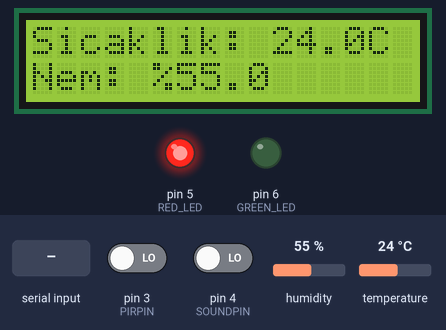
Recording of a sketch running on a simulated Arduino Uno, built with avr-gcc and run on an emulated ATmega328P. Parts: 16×2 character LCD, output pins drawn as LEDs (lit = HIGH). The test bench sets the inputs (shaded band); at power-on: pin 4 (SOUNDPIN) LOW, pin 3 (PIRPIN) LOW, humidity 55 %, temperature 24 °C. What the sketch prints to the serial monitor is not drawn.

Above: at 5.6 s.
5.7 s: pin 4 (SOUNDPIN) driven HIGH
At 6.0 s:
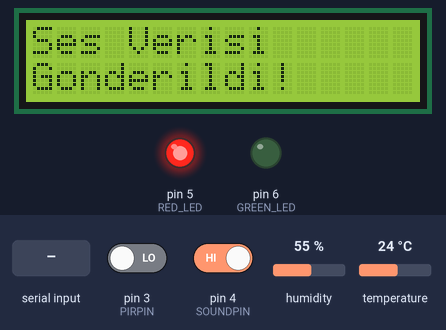
15.2 s: "GREEN_ON\n" received over Serial
At 16.0 s:
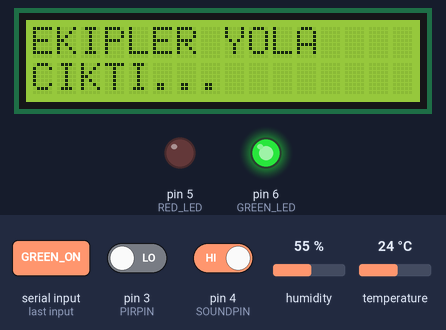
16.7 s: "RESET\n" received over Serial
At 17.5 s:
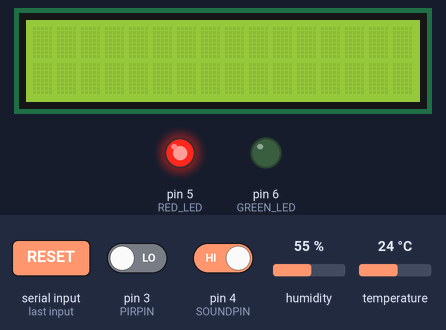
26.5 s: pin 3 (PIRPIN) driven HIGH
At 28.3 s:
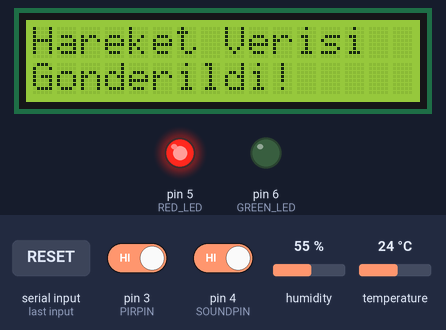
29.5 s: pin 3 (PIRPIN) driven LOW
At 30.8 s:
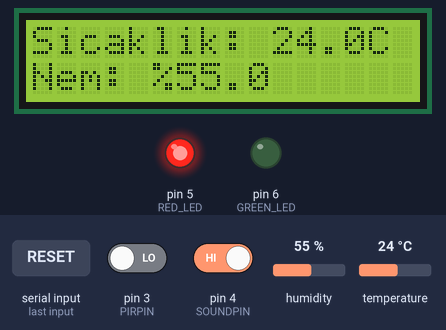
39.2 s: humidity set to 22 %
At 40.7 s:
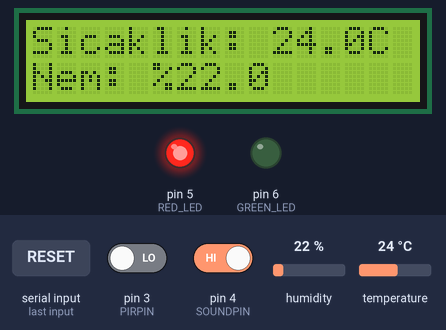
Timing chart, 0 to 42.2 s (numbered marks = the images above; inputs shaded):
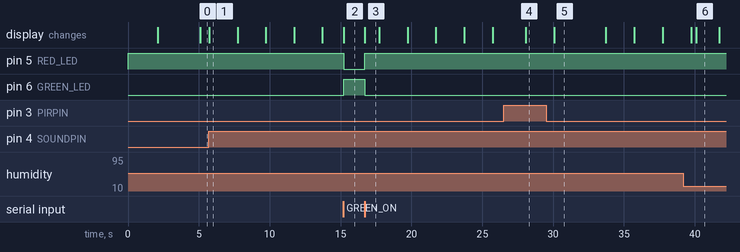

The sketch:

Deprem_Arduino.ino
```cpp
#include <Wire.h>
#include <LiquidCrystal_I2C.h>
#include <DHT.h>

#define DEVICE_ID 1
#define DEVICE_COORD "39.919828, 41.240187"

#define DHTPIN 9
#define PIRPIN 3
#define SOUNDPIN 4
#define RED_LED 5
#define GREEN_LED 6


#define DHTTYPE DHT11


DHT dht(DHTPIN, DHTTYPE);
LiquidCrystal_I2C lcd(0x27, 16, 2);


unsigned long currentMillis = 0;


unsigned long sensorReadTimer = 0;
const long sensorInterval = 5000;


unsigned long lastSoundTime = 0;
const long soundCooldown = 4000;


unsigned long messageDisplayTime = 0;
bool isMessageShowing = false;


float lastTemp = 0.0;
float lastHum = 0.0;


bool helpIsComing = false;

void setup() {
  Serial.begin(9600);

  pinMode(PIRPIN, INPUT);
  pinMode(SOUNDPIN, INPUT);
  pinMode(RED_LED, OUTPUT);
  pinMode(GREEN_LED, OUTPUT);


  digitalWrite(RED_LED, HIGH);
  digitalWrite(GREEN_LED, LOW);

  dht.begin();
  lcd.init();
  lcd.backlight();

  // Açılış Ekranı
  lcd.setCursor(0,0);
  lcd.print("ID: ");
  lcd.print(DEVICE_ID);
  lcd.setCursor(0,1);
  lcd.print("Konum Ayarlandi");
  delay(2000);
  lcd.clear();

  updateDHT();
}

void loop() {
  currentMillis = millis();


  if (Serial.available() > 0) {
    String message = Serial.readStringUntil('\n');
    message.trim();

    // EKİPLER GELDİ KOMUTU
    if (message == "GREEN_ON") {
      helpIsComing = true;


      digitalWrite(RED_LED, LOW);
      digitalWrite(GREEN_LED, HIGH);


      lcd.clear();
      lcd.setCursor(0, 0);
      lcd.print("EKIPLER YOLA");
      lcd.setCursor(0, 1);
      lcd.print("CIKTI...");
    }

    else if (message == "RESET") {
      helpIsComing = false;
      digitalWrite(RED_LED, HIGH);
      digitalWrite(GREEN_LED, LOW);
      lcd.clear();
      isMessageShowing = false;
    }
  }


  if (helpIsComing) {
    return;
  }


  int motionVal = digitalRead(PIRPIN);
  int soundVal = digitalRead(SOUNDPIN);


  if (motionVal == HIGH) {
    if (!isMessageShowing || (currentMillis - messageDisplayTime > 2000)) {
        lcd.clear();
        lcd.setCursor(0, 0);
        lcd.print("Hareket Verisi");
        lcd.setCursor(0, 1);
        lcd.print("Gonderildi!");
        isMessageShowing = true;
        messageDisplayTime = currentMillis;
    }
    sendJsonData(lastTemp, lastHum, "var", "yok");
    delay(1500);
  }


  else if (soundVal == HIGH && (currentMillis - lastSoundTime > soundCooldown)) {
    lastSoundTime = currentMillis;

    if (!isMessageShowing || (currentMillis - messageDisplayTime > 2000)) {
        lcd.clear();
        lcd.setCursor(0, 0);
        lcd.print("Ses Verisi");
        lcd.setCursor(0, 1);
        lcd.print("Gonderildi!");
        isMessageShowing = true;
        messageDisplayTime = currentMillis;
    }
    sendJsonData(lastTemp, lastHum, "yok", "var");
  }


  if (currentMillis - sensorReadTimer >= sensorInterval) {
    sensorReadTimer = currentMillis;
    updateDHT();

    sendJsonData(lastTemp, lastHum, "yok", "yok");

    if (!isMessageShowing) {
       printTempToLCD();
    }
  }


  if (isMessageShowing && (currentMillis - messageDisplayTime > 2000)) {
    isMessageShowing = false;
    lcd.clear();
    printTempToLCD();
  }
}


void updateDHT() {
  float h = dht.readHumidity();
  float t = dht.readTemperature();
  if (!isnan(h) && !isnan(t)) {
    lastTemp = t;
    lastHum = h;
  }
}

void printTempToLCD() {
  lcd.setCursor(0, 0);
  lcd.print("Sicaklik: ");
  lcd.print(lastTemp, 1);
  lcd.print("C");
  lcd.setCursor(0, 1);
  lcd.print("Nem: %");
  lcd.print(lastHum, 1);
}

void sendJsonData(float temp, float hum, String hareket, String ses) {
  Serial.print("{\"id\":");
  Serial.print(DEVICE_ID);

  Serial.print(", \"koordinat\":\"");
  Serial.print(DEVICE_COORD);

  Serial.print("\", \"sicaklik\":");
  Serial.print(temp);
  Serial.print(", \"nem\":");
  Serial.print(hum);
  Serial.print(", \"ses\":\"");
  Serial.print(ses);
  Serial.print("\", \"hareket\":\"");
  Serial.print(hareket);
  Serial.println("\"}");
}
```

Measured:
- after the input at 5.7 s, the display: changes at once (image 1)
- after the input at 15.2 s, pin 5 (RED_LED): HIGH → LOW at once; pin 6 (GREEN_LED): LOW → HIGH at once; the display: changes at once (image 2)
- after the input at 16.7 s, pin 5 (RED_LED): LOW → HIGH at once; pin 6 (GREEN_LED): HIGH → LOW at once; the display: changes at once (image 3)
- after the input at 26.5 s, the display: changes after 1.6 s (image 4)
- after the input at 29.5 s, the display: changes after 0.60 s (image 5)
- after the input at 39.2 s, the display: first differs from a run without the input after 0.89 s (image 6)
- what the display in image 1 shows lasts 2.0 s, from 5.7 s to 7.7 s
